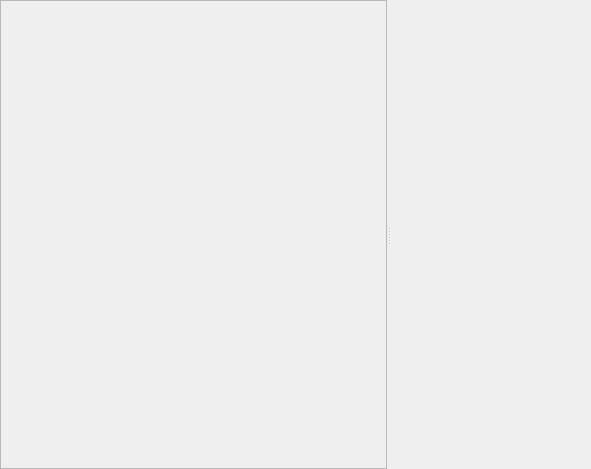
<?xml version="1.0" encoding="UTF-8"?>
<ui version="4.0">
 <class>Document</class>
 <widget class="QWidget" name="Document">
  <property name="geometry">
   <rect>
    <x>0</x>
    <y>0</y>
    <width>591</width>
    <height>469</height>
   </rect>
  </property>
  <property name="windowTitle">
   <string>Form</string>
  </property>
  <layout class="QGridLayout" name="gridLayout">
   <property name="leftMargin">
    <number>0</number>
   </property>
   <property name="topMargin">
    <number>0</number>
   </property>
   <property name="rightMargin">
    <number>0</number>
   </property>
   <property name="bottomMargin">
    <number>0</number>
   </property>
   <item row="0" column="0">
    <widget class="QSplitter" name="participantSplitter">
     <property name="orientation">
      <enum>Qt::Horizontal</enum>
     </property>
     <widget class="QSplitter" name="codeChatSplitter">
      <property name="orientation">
       <enum>Qt::Vertical</enum>
      </property>
      <widget class="QWidget" name="layoutWidget">
       <layout class="QVBoxLayout" name="editorVerticalLayout">
        <property name="spacing">
         <number>0</number>
        </property>
        <item>
         <widget class="QSplitter" name="editorSplitter">
          <property name="orientation">
           <enum>Qt::Vertical</enum>
          </property>
          <widget class="QFrame" name="editorFrame">
           <property name="minimumSize">
            <size>
             <width>20</width>
             <height>20</height>
            </size>
           </property>
           <property name="frameShape">
            <enum>QFrame::StyledPanel</enum>
           </property>
           <property name="frameShadow">
            <enum>QFrame::Raised</enum>
           </property>
          </widget>
         </widget>
        </item>
       </layout>
      </widget>
     </widget>
     <widget class="QFrame" name="participantFrame">
      <property name="sizePolicy">
       <sizepolicy hsizetype="Preferred" vsizetype="Preferred">
        <horstretch>0</horstretch>
        <verstretch>0</verstretch>
       </sizepolicy>
      </property>
      <property name="minimumSize">
       <size>
        <width>20</width>
        <height>20</height>
       </size>
      </property>
      <property name="maximumSize">
       <size>
        <width>200</width>
        <height>16777215</height>
       </size>
      </property>
      <property name="frameShape">
       <enum>QFrame::NoFrame</enum>
      </property>
      <property name="frameShadow">
       <enum>QFrame::Raised</enum>
      </property>
     </widget>
    </widget>
   </item>
  </layout>
 </widget>
 <resources/>
 <connections/>
</ui>
